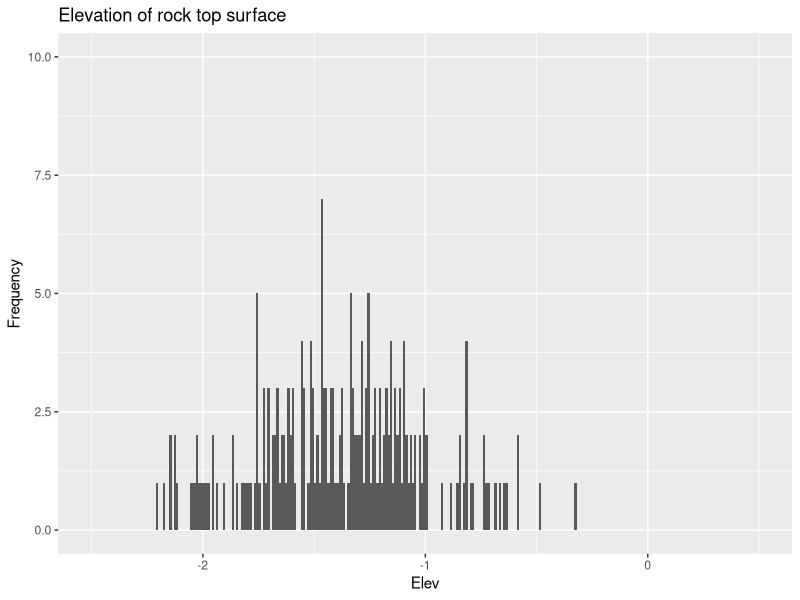
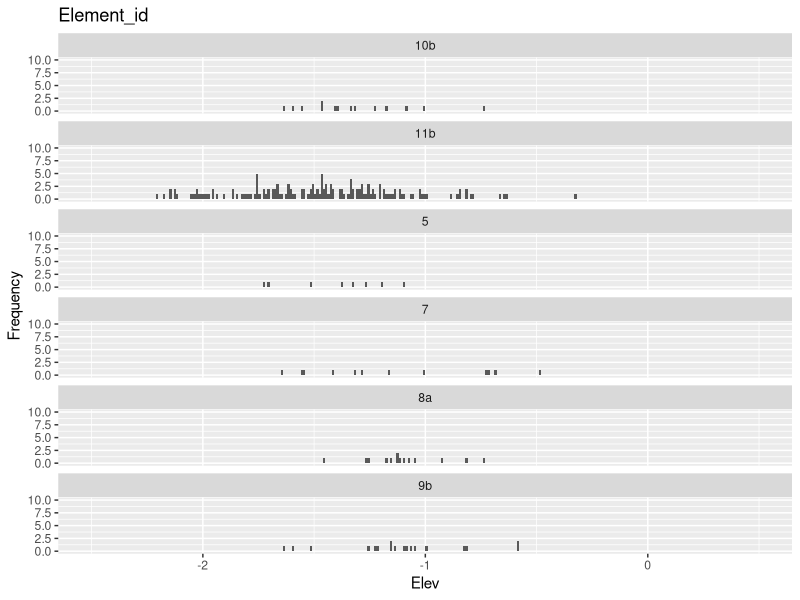

Source code (R) for these figures, in order: (Note: this script raises an error after producing the figures.)
#This R code is used to take a look at the late night survey data from reef
#elements approximately 2-11 that was collected on LCR the night of July 31
#This is also a "lab guide" for making these types of plots
#I put a lot of notes in this code to highlight "what I'm watching for"

#good ideas here https://ggplot2.tidyverse.org/reference/geom_histogram.html
#https://bbolker.github.io/R-ecology-lesson/04-visualization-ggplot2.html

library("tidyverse")
library("MASS")

dat<- read_csv("20180731_surv_el_trans.csv")
View(dat) 
#if you look through dat you see there is a "GS DIRT" listed in transect for row
#217, we don't want to use the "dirt shot" survey points

#Two ways to get rid of this row
#Just work with rows 1-216 to not use the last row which is the dirt shot

#dat<- dat[c(1:216),]
 
#or dplyr way using filter.  Note the != means "is not equal to" so this is #saying to convert dat to a dataframe that only has Transect variables that are
#not equal to GS DIRT

dat<-filter(dat,dat$Transect!=c("GS DIRT"))

View(dat)
# ok so that got rid of the GS DIRT, 
#so I'm only working with rock elevation #measurements

#but transect is still a character
str(dat$Transect)

#So I convert it to a number just in case I need it as a number
dat$Transect<-as.numeric(dat$Transect)

#ok this is creating the new Element_id_2 as a factor for use in plotting below
dat$Element_id_2<-factor(dat$Element_id, levels =c ("5", "7", "8a", "9b", "10b", "11b"))


# #################################################################
# ##What are we trying to do?#######
# #make the simple frequency histogram plots
# #we want to get to histograms by reef element (Element_id)
# 
# 
# ###what do we need to watch for with histograms?
# #be careful to match the precision of the data
# #be very careful with bin size
# 
# 
# ###############
# ##PLOT 1
# ###############
# 
# #this plot will be all reef elements combined
# #this is a good way to check to see what the X and Y axis ranges should be
# #since I am working towards plotting this as a facet wrap by Element_id
# #I need to make sure X and Y axis are all the same for each plot or it will b e #misleading
# 
# #Also we are comparing Elev to a value of -1.45 (or whatever is finally decided). So we #need to bin to the # 5 hundreths, if you do this then the frequencies are going to be #small
# 
# #i'm going to name this basic graph p1 so I don't have to keep typing 
# #the key parts to get the graph every time 
# #to plot the graph you have to type p1 and then call p1 to get the graph to plot
# 
# #remember again, you change bin sizes you change freq on the yaxis,
# #so you don't want to limit your y axis so your max(freq) isn't shown
# 
# #let's start out with really small bin size, 1/100. this is because our elevation#s are measured to the 1/100 of a foot in the survey data. This will require us
# #to make the frequency small to be able to see anything as we will
# #not be putting a lot of observations in each bin


windows(record=T) 
#ok this will open the larger plotting window, mac user will need quartz
#page up/page down to scroll through

#in the code below the first line is defining the data we want to plot
#Elev, then we give the graph labels, then we define the bin size in line 3 and then we define the x and y limits.  note one part of the graph per line

p1<-ggplot(data=dat) +
  aes(Elev) + 
  #super critical to just call Elev here and not dat$Elev or it goofs up facet_wrap
  labs(x="Elev", y="Frequency", title="Elevation of rock top surface") +
  geom_histogram(breaks=seq(-2.5, 0.5, by=0.01)) +
  xlim(c(-2.5,0.5)) +
  ylim(c(0,10))

p1

#ok so p1 looks pretty good, very fine bin scale which we might change
#later, but for now ok

######READ THIS##############################################

#here is something neat, when you are working on the bin size you might get 
#a warning that looks like this
##Warning message:
##Removed 4 rows containing missing values (geom_bar).
#this is because geom_histogram is building a table that goes from the sequence
#you identify in the breaks such as -2.5 to 0 by 0.05.  If you don't have
#a value for a bin that is say -0.05 in your data then it gives this "missing #value" error. So it is a scarry warning, but no data are removed.  here is how
# you can look at the tables within geom_histogram (just showing first 10 rows)

head(ggplot_build(p1)$data[[1]], 10)

##########################################################################

#now make the plot by reef element using facet wrap, these will be out of sequential order meaning the reefs won't be in order which is ok

#ok adding Element_id which is a character
p2<-p1+
  facet_wrap(~Element_id, nrow=6) +
  labs(title = "Element_id")

p2

#now try with Element_id_2 which is a factor
p2.1<-p1+
  facet_wrap(~Element_id_2, nrow=6) +
  labs(title = "Element_id_2") +

p2.1

##OK so the bin size, axis, and everything are the same as p2 and p2.1
##but the difference is wraping as Element_id (a character) or Element_id_2 (a factor)
##you use the factor to order the graphs however you want to order them

#ok just adding some vertical lines to mark the elevation ranges

p3<-p1+
  labs(title = "All reef elements")+
  geom_vline(xintercept = -1.2, color = "black", size=1, linetype = 2) +
  geom_vline(xintercept = -1.95, color = "black", size=1, linetype = 2)

p3

p4<-p2.1+
  labs(title = "Frequency histogram of reef elevation by reef element")+
  geom_vline(xintercept = -1.2, color = "black", size=1, linetype = 2) +
  geom_vline(xintercept = -1.95, color = "black", size=1, linetype = 2)

p4

#now let's use facet_grid instead. this is useful for rows~columns, but we only want rows so we use Element_id~. as we don't have a column

p3.1<-p1+
  facet_grid(Element_id_2~.) +
  labs(title = "Element_id_2") +
  geom_vline(xintercept = -1.2, color = "black", size=1, linetype = 2) +
  geom_vline(xintercept = -1.95, color = "black", size=1, linetype = 2)

p3.1


#just do some summarizing using pipes for fun and practice.  Remember %>% should be thought of as "then"

reefs <-  dat %>%
          group_by(Element_id) %>%
          summarize(
            count=n(),
            mean_elev=mean(Elev),na.rm=TRUE,
            max_elev=max(Elev))
names(reefs) <- c("Reef", "Count_rocks", "Mean_elev",
                  "Max_elev")


#some boxplots of elevation
p5<-ggplot(data=dat) +
          labs(title="Elevation of rock top surface") + 
          geom_boxplot(
          mapping = aes(
            x=Element_id_2,
            y=Elev))+
  geom_hline(yintercept = -1.2, color = "black", size=1, linetype = 2) +
  geom_hline(yintercept = -1.95, color = "black", size=1, linetype = 2)
p5


#this is kind of neat, now put in order by mean elevation

p6<-ggplot(data=dat) +
      labs(title="Reef element elevation in order of mean elevation") +
      geom_boxplot(
      mapping = aes(
        x=reorder(Element_id, Elev, FUN=mean),
        y=Elev)
      )
p6
   
# # # add counts of observations DIDN"T WORK  
# p7<-p6+
#   geom_text(
#     data = reefs, aes(
#     y=max,  
#      label=reefs$Count_rocks), 
#            position=position_dodge(width=1.0))

#  p7

 #violin plot so we can better see distribution of data
 p8<-ggplot(data=dat) +
   labs(title="Reef element elevation from north to south") +
   geom_violin(
     mapping = aes(
       x=Element_id_2,
       y=Elev)
   )
 p8
 
#now scale the violin plot width based on sample size, more samples = fatter violin
 p9.1<-ggplot(data=dat) +
   labs(title="Reef element elevation from north to south") +
   geom_violin(
     mapping = aes(
       x=Element_id_2,
       y=Elev),
     scale = "count"
   )
 p9.1


##############################
#Density plots################
##############################

#Color bling palette, with black as the starting color

cbbPalette <- c("#000000", "#E69F00", "#56B4E9", "#009E73", "#F0E442", "#0072B2", "#D55E00", "#CC79A7")

p10<-ggplot(data=dat)+ 
  aes(x = Elev, 
      color=Element_id_2) +
      labs(x="Elevation", 
           y= 'Probaility Density', 
           color= "Element_id", 
           title= "Elevation Probability Density Function") +
  scale_colour_manual(values=cbbPalette) +
  geom_vline(xintercept = -1.2, color = "black", size=1,linetype = 2) +
  geom_vline(xintercept = -1.95, color = "black", size=1,linetype = 2) +
  stat_density(aes(group = Element_id_2), position="stack",geom="line", size= 1.5)

p10

########
##need to calculate the number of observations greater than
##the minimum elevation

#use summarize

surveys_sml <- surveys %>%
  filter(weight < 5) %>%
  select(species_id, sex, weight)

Over <- dat %>%
  filter(Elev <- 1.95)

table(elev_overtran$Month,tran$Locality,tran$Site,tran$Year)           
#n samples by year, locality and site

table(elev_over$Elev, elev_over$Element_id_2, data=elev_over)
  

#%>%
#  mutate(PERCENT = prop.table(n))

max.elev =-1.95
dat %>%
  group_by(Element_id_2) %>%
  mutate(n=n()) %>%
  #group_by(Element_id_2) %>%
  filter(n() > max.elev) %>% select(-n)




####
xy<-density(dat$Elev, na.rm=T)
View(xy)

#this will give you the elevations
xy[["x"]]
#this will give you all the densities for every reef element
xy[["y"]]









